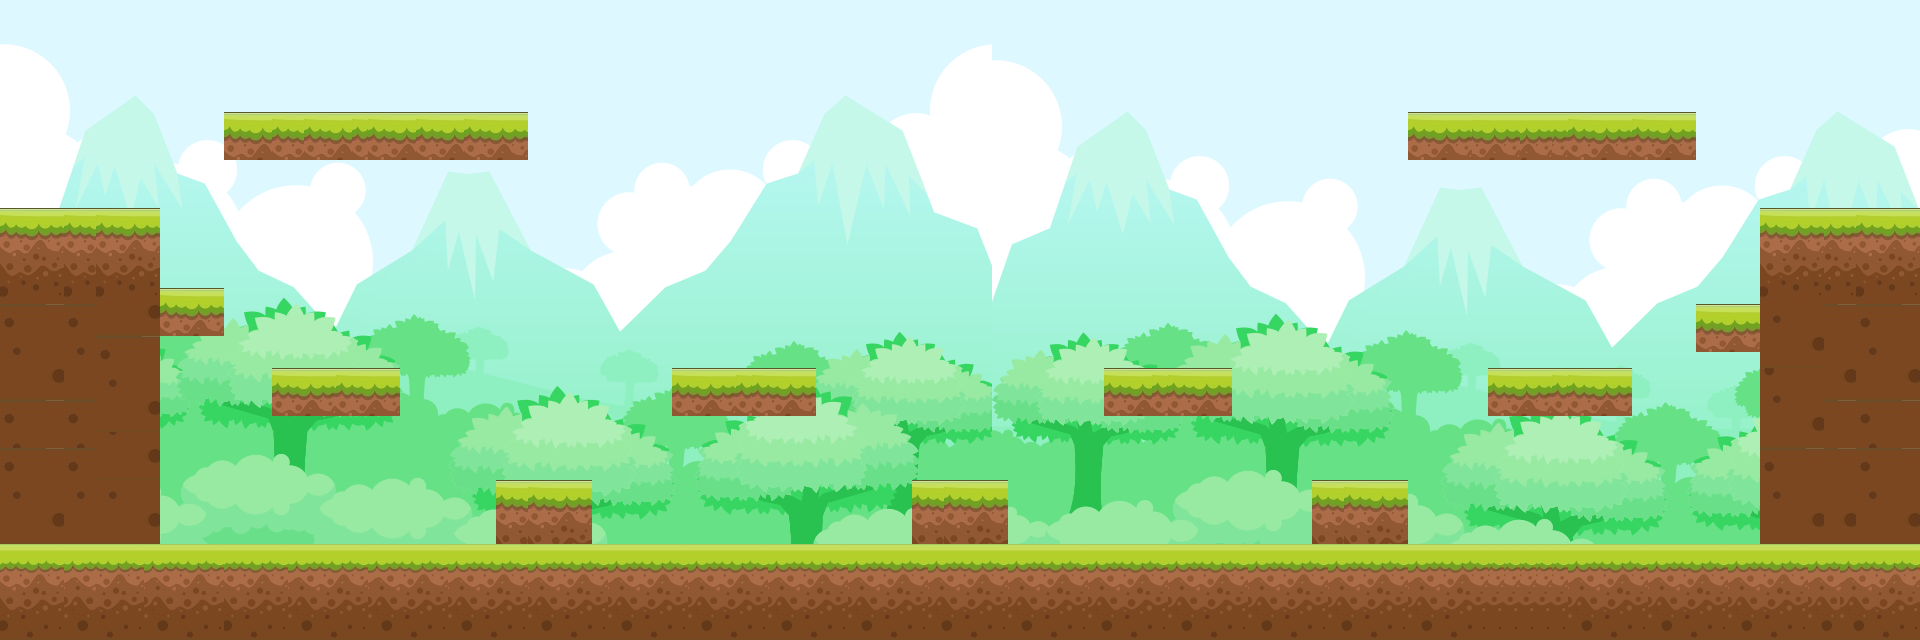

A 2D game scene composited from a Tiled map and its tileset images. What follows is a short description and the map's XML, with each tile layer's data collapsed to a summary:
An orthogonal 120x40 tile map with 16x16 px tiles, 2 tile layers (under, over), 2 tilesets and 14 objects.

<map version="1.2" tiledversion="1.3.3" orientation="orthogonal" renderorder="right-down" width="120" height="40" tilewidth="16" tileheight="16" infinite="0" nextlayerid="4" nextobjectid="41">
 <tileset firstgid="1" name="bg" tilewidth="16" tileheight="16" tilecount="2852" columns="62">
  <image source="bg.png" width="1000" height="750" />
 </tileset>
 <tileset firstgid="2853" name="gr" tilewidth="16" tileheight="16" tilecount="690" columns="30">
  <grid orientation="orthogonal" width="32" height="32" />
  <image source="gr.jpg" width="490" height="368" />
 </tileset>
 <layer id="1" name="under" width="120" height="40">
  <data>[4800 cells, 4800 non-empty, 2538 distinct tile ids]</data>
 </layer>
 <layer id="2" name="over" width="120" height="40">
  <data>[4800 cells, 1449 non-empty, 78 distinct tile ids]</data>
 </layer>
 <objectgroup id="3" name="collision">
  <object id="23" x="0" y="544" width="1920" height="30" />
  <object id="25" x="0" y="208" width="160" height="80" />
  <object id="26" x="160" y="288" width="64" height="48" />
  <object id="27" x="272" y="368" width="128" height="10" />
  <object id="28" x="496" y="480" width="96" height="64" />
  <object id="29" x="672" y="368" width="144" height="10.6667" />
  <object id="30" x="912" y="481.333" width="97.3333" height="66" />
  <object id="32" x="1104.67" y="367.333" width="128" height="10" />
  <object id="33" x="1312" y="478.667" width="96" height="65.3333" />
  <object id="34" x="1488" y="367.333" width="144" height="10" />
  <object id="35" x="1696" y="304" width="64" height="48" />
  <object id="36" x="1760" y="208" width="160" height="102.667" />
  <object id="37" x="224" y="112" width="304" height="12" />
  <object id="38" x="1408" y="112" width="288" height="11.3333" />
 </objectgroup>
</map>
